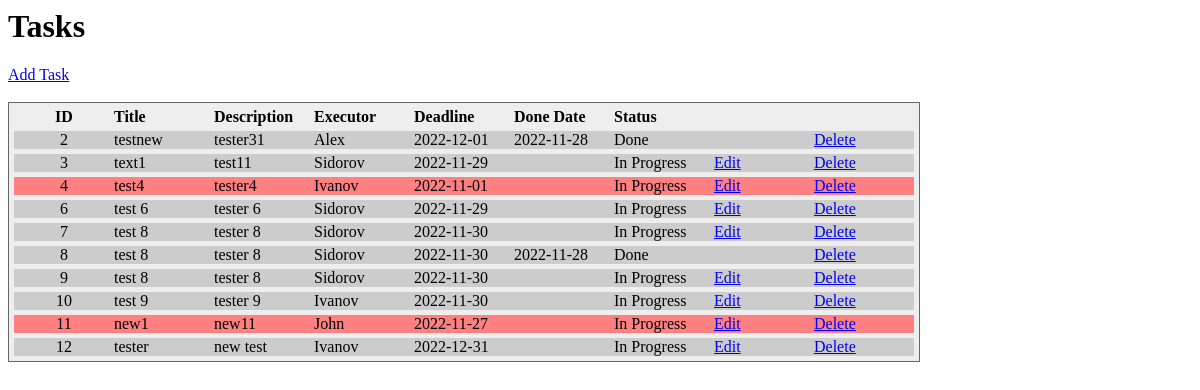
The page / on the database its author committed.
### tables this page shows
CREATE TABLE IF NOT EXISTS `tasks` (
  `id` int(11) NOT NULL AUTO_INCREMENT,
  `title` varchar(255) NOT NULL,
  `executor` varchar(255) NOT NULL,
  `description` varchar(2048) NOT NULL,
  `deadline` date NOT NULL,
  `donedate` date DEFAULT NULL,
  `status` varchar(20) NOT NULL,
  PRIMARY KEY (`id`)
);

### classes/template.php (called while the page is built, shortened)
<?php
Class Template {
  private $layouts;
  function __construct($layouts, $controllerName) {
    $this->layouts = $layouts;
  }
  function view($name) {
    $pathLayout = SITE_PATH . 'views' . DS . 'layouts' . DS . $this->layouts . '.php';
    include ($pathLayout);
  }
}

### controllers/index.php (called while the page is built, shortened)
<?php
Class Controller_Index Extends Controller_Base {
  function index() {
    $model = new Model_Tasks();
    $tasks = $model->getTasks();
    $message = '';
    $this->template->vars('tasks', $tasks);
    $this->template->vars('message', $message);
    $this->template->view('index');
  }
}

### classes/router.php (called while the page is built, shortened)
<?php
Class Router {
  private $registry;
  function __construct($registry) {
    $this->registry = $registry;
  }
  function start() {
    $this->getController($file, $controller, $action, $args);
    $controller = new $class($this->registry);
    $controller->$action();
  }
}

### index.php (called while the page is built, shortened)
<?php
include (SITE_PATH . 'core' . DS . 'core.php');
$router = new Router($registry);
$router->setPath (SITE_PATH . 'controllers');
$router->start();

### core/core.php (called while the page is built, shortened)
<?php
function my_autoloader($className) {
  $filename = strtolower($className) . '.php';
  $expArr = explode('_', $className);
  if(empty($expArr[1]) OR $expArr[1] == 'Base'){
    $folder = 'classes';
  }else{
    switch(strtolower($expArr[0])){
    case 'model':
    $folder = 'models';
    break;
    }
  }
  $file = SITE_PATH . $folder . DS . $filename;
}

### models/model_tasks.php (called while the page is built)
<?php
Class Model_Tasks {
  public function __construct() {
    $this->query = new Model_Query();
  }
  public function getTasks(){
    $list = array();
    $data = $this->query->loadAll('tasks', 'id');
    foreach ($data as $row) {
      $task = (object)$row;
      if ('Done' == $task->status) {
        $task->canEdit = false;
      }
      else {
        $task->canEdit = true;
      }
      $list[] = $task;
    }
    return $list;
  }
}

### models/model_query.php (called while the page is built, shortened)
<?php
class Model_Query
{
  private $db;
  public function __construct()
  {
     $this->db = new PDO('mysql:host=' . DB_HOST . ';dbname=' . DB_NAME, DB_USER, DB_PASS);
  }
  public function query($sql, $data = array())
  {
    $query = $this->db->prepare($sql);
    $query->execute($data);
    return $query->fetchAll();
  }
  public function loadAll($table_name, $primary_key)
  {
    $sql = "SELECT * FROM $table_name ORDER BY `" . $primary_key . "`";
    return $this->query($sql);
  }
}

### views/index/index.php (the view, shortened to what this page needs)
<a href="?route=task/add">Add Task</a>
<br/><br/>
<div class="div-table">
  <div class="div-table-row div-table-head">
     <div class="div-table-col" align="center">ID</div>
     <div class="div-table-col">Title</div>
     <div class="div-table-col">Description</div>
     <div class="div-table-col">Executor</div>
     <div class="div-table-col">Deadline</div>
     <div class="div-table-col">Done Date</div>
     <div class="div-table-col">Status</div>
     <div class="div-table-col">&nbsp;</div>
     <div class="div-table-col">&nbsp;</div>
  </div>
<?php foreach($tasks as $task) {
  $background = '#ccc';
  if ($task->deadline < date('Y-m-d')) {
    $background = '#FF8080';
  }
?>
  <div class="div-table-row" style="background-color: <?php print $background; ?>">
     <div class="div-table-col" align="center"><?php print $task->id; ?></div>
     <div class="div-table-col"><?php print $task->title; ?></div>
     <div class="div-table-col"><?php print $task->description; ?></div>
     <div class="div-table-col"><?php print $task->executor; ?></div>
     <div class="div-table-col"><?php print $task->deadline; ?></div>
     <div class="div-table-col"><?php print $task->donedate ? $task->donedate : '&nbsp;'; ?></div>
     <div class="div-table-col"><?php print $task->status; ?></div>
     <div class="div-table-col"><?php if ($task->canEdit) { ?><a href="./?route=task/edit&id=<?php print $task->id; ?>">Edit</a><?php } else { print '&nbsp;'; } ?></div>
     <div class="div-table-col"><a href="./?route=task/deletetask&id=<?php print $task->id; ?>" onclick="return confirm('Are you sure to delete Task #<?php print $task->id; ?>?');">Delete</a></div>
  </div>
<?php } ?>
</div>

### views/layouts/first_layouts.php (shortened to what this page needs)
<html>
<head>
</head>
<body>
<h1>Tasks</h1>
<?php
  include ($contentPage);
?>
</body>
</html>

### views/index/index.php (style rules this page uses)
.div-table { display: table; width: auto; background-color: #eee; border: 1px solid #666666; border-spacing: 5px; }
.div-table-row { display: table-row; width: auto; clear: both; }
.div-table-head { font-weight: bold; }
.div-table-col { float: left; display: table-column; width: 100px; min-width: 50px; }

### rows shown on the page
tasks: id "2", title "testnew", description "tester31", executor "Alex", deadline "2022-12-01", donedate "2022-11-28", status "Done"
tasks: id "3", title "text1", description "test11", executor "Sidorov", deadline "2022-11-29", status "In Progress"
tasks: id "4", title "test4", description "tester4", executor "Ivanov", deadline "2022-11-01", status "In Progress"
tasks: id "6", title "test 6", description "tester 6", executor "Sidorov", deadline "2022-11-29", status "In Progress"
tasks: id "7", title "test 8", description "tester 8", executor "Sidorov", deadline "2022-11-30", status "In Progress"
tasks: id "8", title "test 8", description "tester 8", executor "Sidorov", deadline "2022-11-30", donedate "2022-11-28", status "Done"
tasks: id "9", title "test 8", description "tester 8", executor "Sidorov", deadline "2022-11-30", status "In Progress"
tasks: id "10", title "test 9", description "tester 9", executor "Ivanov", deadline "2022-11-30", status "In Progress"
tasks: id "11", title "new1", description "new11", executor "John", deadline "2022-11-27", status "In Progress"
tasks: id "12", title "tester", description "new test", executor "Ivanov", deadline "2022-12-31", status "In Progress"
